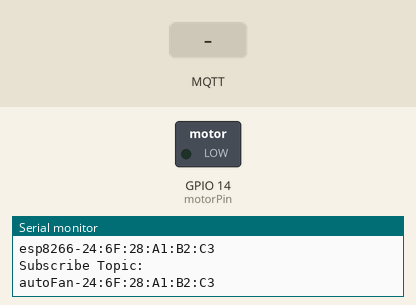
The sketch below on a simulated ESP8266 (NodeMCU). On the bench: switched loads named in the sketch (green lamp = pin HIGH), the last lines printed to the serial monitor. The inputs (shaded band) are chosen by the test bench. WiFi joins after 1.5 s; servers stay silent unless stated; no MQTT or app messages arrive unless stated.

Above: at 3.3 s.
3.4 s: MQTT message "1" arrives on the first subscribed topic
At 4.6 s:
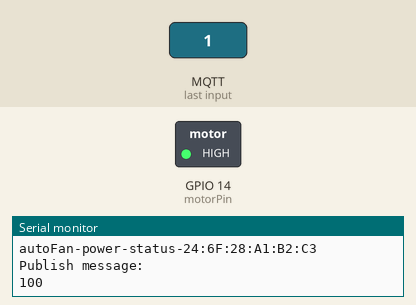
4.9 s: MQTT message "0" arrives on the first subscribed topic
At 5.7 s:
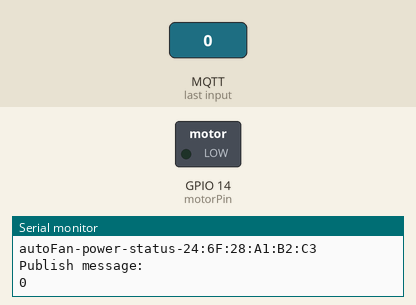
Timing chart, 0 to 7.9 s (numbered marks = the images above; inputs shaded):
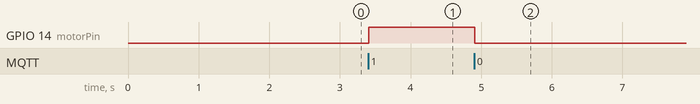

The sketch:

autoFan.ino
```cpp
// Fan motor speed depends on fastest => 255 | slowest => 0

#include <ESP8266WiFi.h>
#include <PubSubClient.h>
#include <Ticker.h>

int motorPin = 14;   // D5 send signal to control fan
int motorSpeed = 0;     // motor speed variable
const int motorFullSpeed = 255; // motor speed value at full speed
const int motorStopSpeed = 0; // motor speed value at stop speed

// Set Wiff access information
const char* ssid = "where is your dick"; // wifi name
const char* password = "boyulinzuishuai"; // wifi password

// MQTT connection config
// const char* mqttServer = "test.ranye-iot.net";  // mqtt server address
const char* mqttServer = "139.224.56.89";  // mqtt server address
const int mqttPort = 1883;                      // mqtt server port

const char* mqttUserName = "user";    // 服务端连接用户名(需要修改)
const char* mqttPassword = "123456";  // 服务端连接密码(需要修改)

String clientIdStr = "esp8266-" + WiFi.macAddress();
const char* clientId = clientIdStr.c_str();  // 客户端id (需要修改)

// const char* subTopic = "iotuser/led_kz";        // 订阅主题(需要修改)
// const char* pubTopic = "iotuser/led_zt";        // 订阅主题(需要修改)
// const char* willTopic = "iotuser/led_yz";       // 遗嘱主题名称(需要修改)

//遗嘱相关信息
// const char* willMsg = "esp8266 offline";        // 遗嘱主题信息
// const int willQos = 0;                          // 遗嘱QoS
// const int willRetain = false;                   // 遗嘱保留

// const int subQoS = 1;            // 客户端订阅主题时使用的QoS级别（截止2020-10-07，仅支持QoS = 1，不支持QoS = 2）
// const bool cleanSession = false; // 清除会话（如QoS>0必须要设为false）

Ticker ticker;
WiFiClient wifiClient;
PubSubClient mqttClient(wifiClient);

int count;    //  variable that used in Ticker count time(sec)

void setup()
{
  Serial.begin(9600);

  // Ticker定时对象
  ticker.attach(1, tickerCount); // invoke the recall function tickerCount every second

  // Set Motor signal pin to output mode
  pinMode(motorPin, OUTPUT);

  // Set ESP8266 work mode to wireless terminal mode
  WiFi.mode(WIFI_STA);

  // Connect Wifi
  connectWifi();

  // Set MQTT server and port
  mqttClient.setServer(mqttServer, mqttPort);
  mqttClient.setCallback(receiveCallback);

  // Connect MQTT Server
  connectMQTTServer();
}

void loop()  {
  // keep connect heartbeat mechanism
  if (mqttClient.connected()) { // if the board connect the server successfully
    // publish message every 5 seconds
    if (count >= 5){
      pubMQTTmsg();
      count = 0;
    }
    // keep heart beat
    mqttClient.loop();
  } else {                  // if the connection between board and server is failed
    connectMQTTServer();    // then try to connect to the server
  }
}

void tickerCount(){
  count++;
}

// Fan at full speed
void fullSpeedFan() {
  motorSpeed = motorFullSpeed;
  controlFan(motorSpeed);
}
// Fan at stop speed
void closeFan() {
  motorSpeed = motorStopSpeed;
  controlFan(motorSpeed);
}

// Control fan speed precisely
// 0 <= speed <= 255
void controlFan(int newSpeed) {
    analogWrite(motorPin, newSpeed);   // PWM control speed
    // publish the device's state after changing
    pubMQTTmsg();
    delay(30);
}

// ESP8266 connect MQTT server
void connectMQTTServer(){
  // according to ESP8266's mac address to generate client device ID (to avoid ID collision)
  // String clientId = "esp8266-" + WiFi.macAddress();

  // connect MQTT server
  // Serial.println("MQTT connection status: ");
  // Serial.println(String(mqttClient.connect(clientId.c_str())));
  // Serial.println(String(mqttClient.connect(clientId)));
  /* 连接MQTT服务器
  boolean connect(const char* id, const char* user,
                  const char* pass, const char* willTopic,
                  uint8_t willQos, boolean willRetain,
                  const char* willMessage, boolean cleanSession);
  若让设备在离线时仍然能够让qos1工作，则connect时的cleanSession需要设置为false
  */
  if (mqttClient.connect(clientId, mqttUserName, mqttPassword)) {
    Serial.println("MQTT Server Connected.");
    Serial.println("Server Address: ");
    Serial.println(mqttServer);
    Serial.println("ClientId:");
    // Serial.println(clientId);
    Serial.println(clientIdStr);
    subscribeTopic();  // subscribe to specific topic
  } else {
    Serial.print("MQTT Server Connect Failed. Client State:");
    Serial.println(mqttClient.state());
    delay(3000);
  }
}

// Publish autoFan status (On / Off)
void pubLightStatus() {
  // according to ESP8266's mac address to generate client device ID
  // (to avoid ID collision) when different users publish messages
  String topicString = "autoFan-status-" + WiFi.macAddress();
  char publishTopic[topicString.length() + 1];
  strcpy(publishTopic, topicString.c_str());

  // publish the state of the autoLight
  String messageString;
  if (motorSpeed > 0) {
    messageString = "On";
  } else {
    messageString = "Off";
  }
  char publishMsg[messageString.length() + 1];
  strcpy(publishMsg, messageString.c_str());

  // achieve to publish message to MQTT server through ESP8266
  if (mqttClient.publish(publishTopic, publishMsg)) {
    Serial.println("Publish Topic:");
    Serial.println(publishTopic);
    Serial.println("Publish message:");
    Serial.println(publishMsg);
  } else {
    Serial.println("Message Publish Failed.");
  }
}

// Publish autoFan connection status (Online / Offline)
void pubLightConnectionStatus() {
  // according to ESP8266's mac address to generate client device ID
  // (to avoid ID collision) when different users publish messages
  String topicString = "autoFan-connection-status-" + WiFi.macAddress();
  char publishTopic[topicString.length() + 1];
  strcpy(publishTopic, topicString.c_str());

  // publish the connection state of the autoLight
  String messageString = "Online";

  char publishMsg[messageString.length() + 1];
  strcpy(publishMsg, messageString.c_str());

  // achieve to publish message to MQTT server through ESP8266
  if (mqttClient.publish(publishTopic, publishMsg)) {
    Serial.println("Publish Topic:");
    Serial.println(publishTopic);
    Serial.println("Publish message:");
    Serial.println(publishMsg);
  } else {
    Serial.println("Message Publish Failed.");
  }
}

// Publish autoFan power Degree
void pubLightPowerDegree() {
  // according to ESP8266's mac address to generate client device ID
  // (to avoid ID collision) when different users publish messages
  String topicString = "autoFan-power-status-" + WiFi.macAddress();
  char publishTopic[topicString.length() + 1];
  strcpy(publishTopic, topicString.c_str());

  // publish the state of the autoFan
  String messageString;

  if (motorSpeed == 255) {
    messageString = "100";
  }
  if (motorSpeed == 0) {
    messageString = "0";
  }

  char publishMsg[messageString.length() + 1];
  strcpy(publishMsg, messageString.c_str());

  // achieve to publish message to MQTT server through ESP8266
  if (mqttClient.publish(publishTopic, publishMsg)) {
    Serial.println("Publish Topic:");
    Serial.println(publishTopic);
    Serial.println("Publish message:");
    Serial.println(publishMsg);
  } else {
    Serial.println("Message Publish Failed.");
  }
}

// Publish messages
void pubMQTTmsg(){
  pubLightStatus();
  pubLightConnectionStatus();
  pubLightPowerDegree();
}

// subscribe autoFan
void subscribeAutoLightTopic() {
  // Create subscrib topic with postfix with Mac address
  // to avoid topic collision when similar devices connect to the same devices
  String topicString = "autoFan-" + WiFi.macAddress();
  char subTopic[topicString.length() + 1]; // plus one is a settled operation, you can see as the string has a hide one at the end
  strcpy(subTopic, topicString.c_str());

  // Through the serial monitor to check if subscribe the topic successfully and the name info about this topic
  // method subscribe beneath require arguments to be a char array
  if(mqttClient.subscribe(subTopic)){
    Serial.println("Subscribe Topic:");
    Serial.println(subTopic);
  } else {
    Serial.print("Subscribe Fail...");
  }
}

// Subscrib specific topic
// 后续改进 能不能通过外部传参 topic的前缀来制定订阅的topic名字
void subscribeTopic(){
  subscribeAutoLightTopic();
}

// autoFan callback
void autoFanCallback(char* topic, byte* payload, unsigned int length) {
  Serial.print("Message Received [");
  Serial.print(topic);
  Serial.print("] ");
  for (int i = 0; i < length; i++) {
    Serial.print((char)payload[i]);
  }
  Serial.println("");
  Serial.print("Message Length(Bytes) ");
  Serial.println(length);

  if ((char)payload[0] == '1') {     // if the message received started with 1
    fullSpeedFan(); // Then fan is opened.
  } else {
    closeFan(); // Otherwise the fan is closed.
  }
}

// Callback after receive message from MQTT server
void receiveCallback(char* topic, byte* payload, unsigned int length) {
  String comingTopic = topic;
  String autoFanTopicString = "autoFan-" + WiFi.macAddress();
  // autoFan callback
  if (comingTopic == autoFanTopicString) {
    autoFanCallback(topic, payload, length);
  }
}

// ESP8266 connect wifi
void connectWifi() {
  WiFi.begin(ssid, password);

  // Wait until the connection success, then output the successful message
  while (WiFi.status() != WL_CONNECTED) {
    delay(1000);
    Serial.print(".");
  }
  Serial.println("");
  Serial.println("WiFi Connected");
  Serial.println("");
}
```

Measured:
- after the input at 3.4 s, GPIO 14 (motorPin): LOW → HIGH at once
- after the input at 4.9 s, GPIO 14 (motorPin): HIGH → LOW at once
